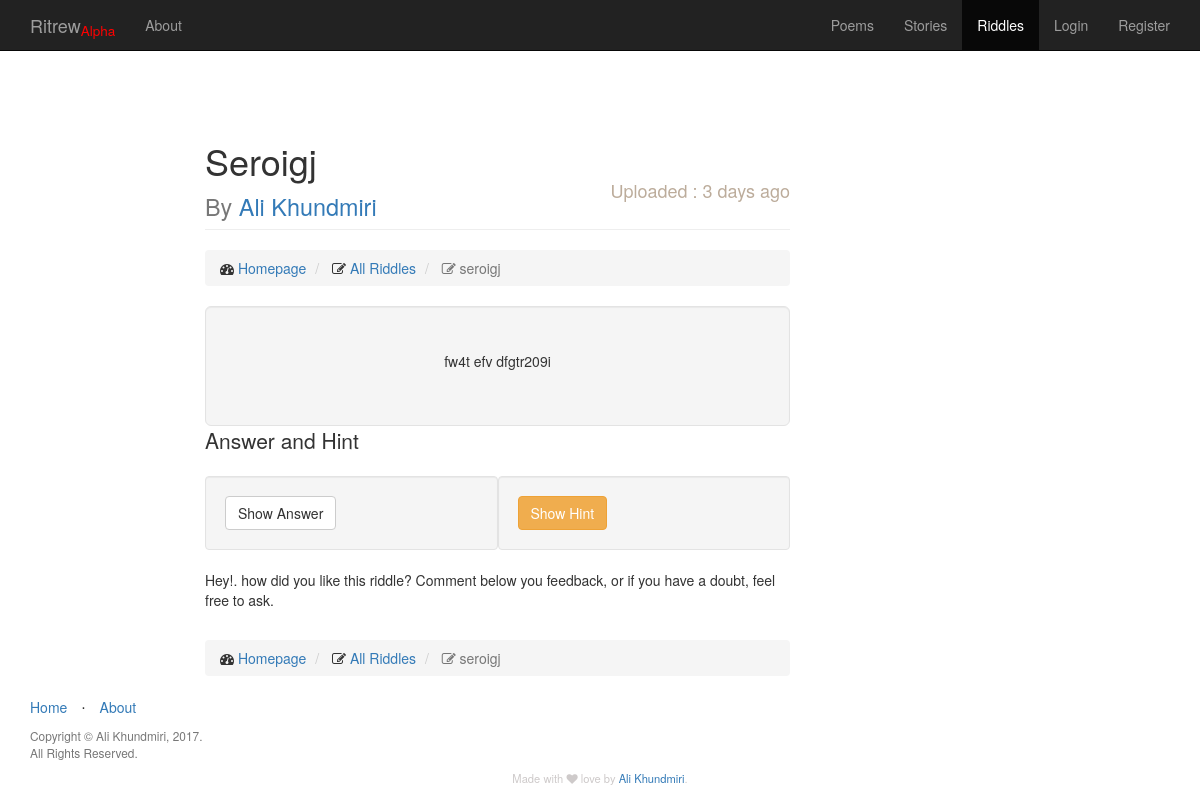
Page /riddles/seroigj/ on the committed database.
### core/models.py (models this page shows, shortened)
class all_riddles(models.Model):
	app_name = "Riddle"
	title = models.CharField(max_length=300, blank=False, null=False)
	slug = models.SlugField(unique=True)
	riddle = models.TextField(max_length=30000, blank=False, null=False)
	answer = models.CharField(max_length=500, blank=True, null=True)
	explanation = models.TextField(max_length=30000, blank=True, null=True)
	show_riddle = models.BooleanField(default=True)
	riddler = models.ForeignKey(settings.AUTH_USER_MODEL, default=1)
	tags = models.ManyToManyField(taggers, blank=True, null=True)
	timestamp = models.DateTimeField(auto_now=False, auto_now_add=True)
	updated = models.DateTimeField(auto_now=True, auto_now_add=False)
	class Meta:
		ordering = ["-timestamp", "-updated"]
		verbose_name = "Riddle"
		verbose_name_plural = "Riddles"

### core/views.py (the view)
# urls.py: url(r'^riddles/(?P<slug>[\w-]+)/$', views.riddle_detail, name='riddle_detail'),
def riddle_detail(request, slug=None):
	name = "Riddle"
	riddle = get_object_or_404(all_riddles, slug=slug, show_riddle = True)
	context = {
		"name" : name,
		'name_nav' : 'riddle',
		"riddles" : riddle,
		'breadcrumb_text_0' : "All Riddles",
		'breadcrumb_text_1' : "All Riddles",
	}
	return render(request, 'core/poetist_detail_riddle.html', context)

### core/templates/core/poetist_detail_riddle.html (shortened to what this page needs)
{% extends 'base.html' %}
{% block content_body %}
<div class="row">
	<div class="col-lg-12">
		<h1 class="page-header"> {{ riddles.title|title }}<br>
			<small>By
				{% if riddles.riddler %}
					<a href="/{{ riddles.riddler.username }}">
						{% if riddles.riddler.get_full_name %}
							{{ riddles.riddler.get_full_name }}
						{% else %}
							{{ riddles.riddler }}
						{% endif %}
					</a>
				{% else %}
					<p>Anonymous</p>
				{% endif %}
			</small>
			<small class="pull-right" style="color: #BCAC9B; font-size: 0.5em">Uploaded : {{riddles.timestamp|timesince}} ago</small>
		</h1>
		<ol class="breadcrumb">
			<li>
				<i class="fa fa-dashboard"></i><a href="{% url 'writer:list' %}"> Homepage</a>
			</li>
			<li class="">
				<i class="fa fa-edit"></i><a href="{% url 'writer:riddle_list' %}"> {{breadcrumb_text_0}} </a>
			</li>
			<li class="active">
				<i class="fa fa-edit"></i> {{riddles.title|truncatewords:5}}
			</li>
		</ol>
	</div>
</div>
	<div class="container col-lg-12" style="padding: 0px">
		<div class="well well-lg col-lg-12" style="text-align: center; margin: 0px">
			<br>
			<p>{{ riddles.riddle|linebreaksbr }}</p>
			<br>
		</div>
		<p class="lead">Answer and Hint</p>
		<div class="well col-lg-6">
			<a class="btn btn-default" id="button_answer">Show Answer</a>
		</div>
		<div class="well col-lg-6">
			<a class="btn btn-warning" id="button_hint">Show Hint</a>
		</div>
	</div>
	<br>
	<hr><br>
	<p>Hey!. how did you like this {{name_nav}}? Comment below you feedback, or if you have a doubt, feel free to ask.</p>
	<br>
	<div class="row">
		<div class="col-lg-12">
			<ol class="breadcrumb">
				<li>
					<i class="fa fa-dashboard"></i><a href="{% url 'writer:list' %}"> Homepage</a>
				</li>
				<li class="">
					<i class="fa fa-edit"></i><a href="{% url 'writer:riddle_list' %}"> {{breadcrumb_text_0}} </a>
				</li>
				<li class="active">
					<i class="fa fa-edit"></i> {{riddles.title|truncatewords:5}}
				</li>
			</ol>
		</div>
	</div>
{% endblock %}

### rows in the picture
all_riddles: title "Seroigj", riddler.get_full_name "Ali Khundmiri", timestamp "3 days", title "seroigj", riddle "fw4t efv dfgtr209i"

### other values in the picture
{{ breadcrumb_text_0 }} "All Riddles"
{{ name_nav }} "riddle"
